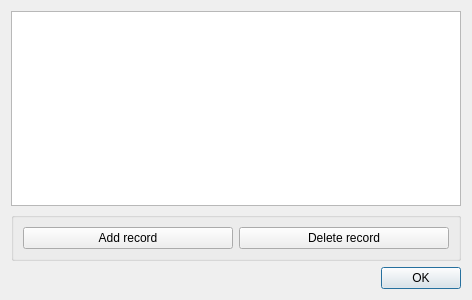
<?xml version="1.0" encoding="UTF-8"?>
<ui version="4.0">
 <class>QgsEditSpeciesBase</class>
 <widget class="QDialog" name="QgsEditSpeciesBase">
  <property name="geometry">
   <rect>
    <x>0</x>
    <y>0</y>
    <width>472</width>
    <height>300</height>
   </rect>
  </property>
  <property name="windowTitle">
   <string>Edit species in the database</string>
  </property>
  <layout class="QVBoxLayout" name="verticalLayout">
   <item>
    <widget class="QTableView" name="tableViewSpecies">
     <property name="alternatingRowColors">
      <bool>true</bool>
     </property>
     <property name="selectionMode">
      <enum>QAbstractItemView::SingleSelection</enum>
     </property>
     <property name="selectionBehavior">
      <enum>QAbstractItemView::SelectRows</enum>
     </property>
    </widget>
   </item>
   <item>
    <widget class="QGroupBox" name="groupBox">
     <property name="title">
      <string/>
     </property>
     <layout class="QHBoxLayout" name="horizontalLayout">
      <item>
       <widget class="QPushButton" name="pbnAddRecord">
        <property name="text">
         <string>Add record</string>
        </property>
       </widget>
      </item>
      <item>
       <widget class="QPushButton" name="pbnDelRecord">
        <property name="text">
         <string>Delete record</string>
        </property>
       </widget>
      </item>
     </layout>
    </widget>
   </item>
   <item>
    <widget class="QDialogButtonBox" name="buttonBox">
     <property name="orientation">
      <enum>Qt::Horizontal</enum>
     </property>
     <property name="standardButtons">
      <set>QDialogButtonBox::Ok</set>
     </property>
    </widget>
   </item>
  </layout>
 </widget>
 <resources/>
 <connections>
  <connection>
   <sender>buttonBox</sender>
   <signal>accepted()</signal>
   <receiver>QgsEditSpeciesBase</receiver>
   <slot>accept()</slot>
   <hints>
    <hint type="sourcelabel">
     <x>248</x>
     <y>254</y>
    </hint>
    <hint type="destinationlabel">
     <x>157</x>
     <y>274</y>
    </hint>
   </hints>
  </connection>
 </connections>
</ui>
